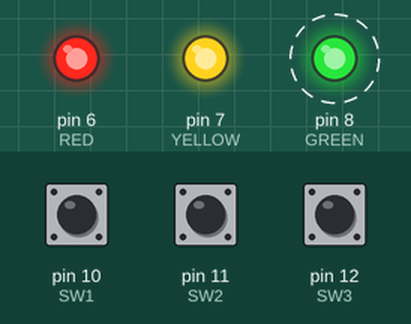
This sketch was run on a simulated Arduino Uno, built with avr-gcc and run on an emulated ATmega328P. Shown: output pins drawn as LEDs (lit = HIGH). Dashed ring = blinking. The test bench sets the inputs (shaded band); at power-on: pin 10 (SW1) HIGH, pin 12 (SW3) HIGH, pin 11 (SW2) HIGH.

Above: at 1.2 s.
1.3 s: pin 10 (SW1) pulled LOW for 1 s
At 3.0 s:
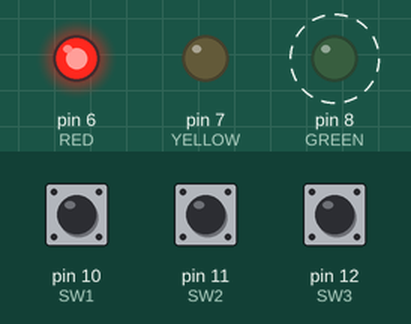
5.3 s: pin 12 (SW3) pulled LOW for 0.15 s
At 6.9 s:
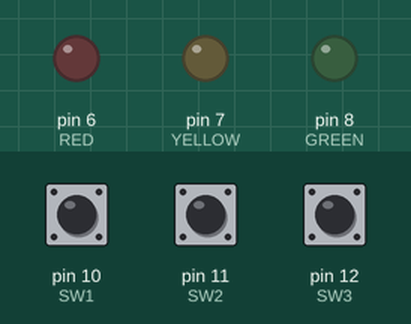
8.4 s: pin 12 (SW3) pulled LOW for 1 s
At 9.39 s:
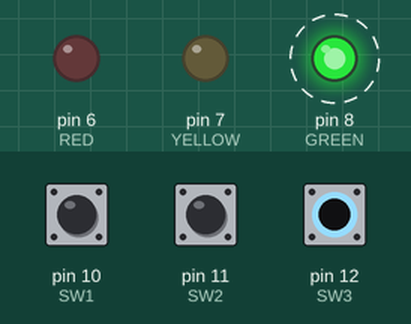
11.4 s: pin 10 (SW1) pulled LOW for 3.2 s
16.1 s: pin 10 (SW1) pulled LOW for 0.15 s
At 17.1 s:
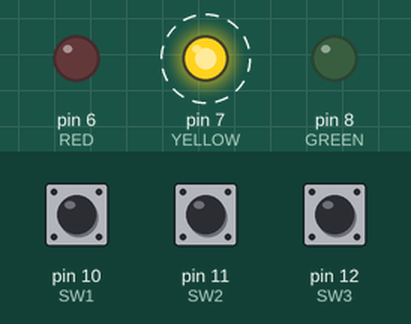
19.2 s: pin 11 (SW2) pulled LOW for 0.15 s
At 20.71 s:
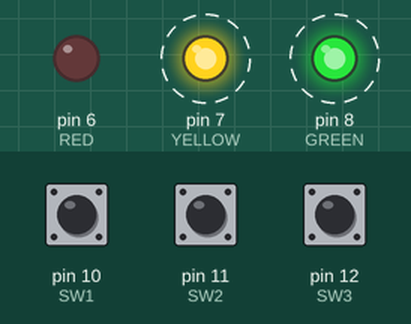
Timing chart, 0 to 23.2 s (numbered marks = the images above; inputs shaded):
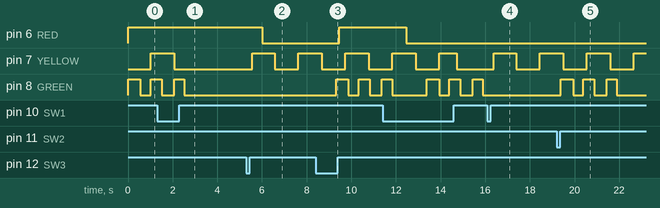

The sketch:

ITC_Assignment_08_code.ino
```cpp
#include <Arduino_FreeRTOS.h>
#include "queue.h"
#define RED 6
#define YELLOW 7
#define GREEN 8
#define SW1 10
#define SW2 11
#define SW3 12
QueueHandle_t ledQueue;

void setup()
{
  Serial.begin(9600);
  ledQueue = xQueueCreate(5,sizeof(int32_t));
  xTaskCreate(vSenderTask, "Sender Task", 128, NULL, 1,NULL);
  xTaskCreate(vReceiverTask1, "Receiver Task", 128,NULL, 1, NULL);
  xTaskCreate(vReceiverTask2, "Receiver Task", 128,NULL, 1, NULL);
  xTaskCreate(vReceiverTask3, "Receiver Task", 128,NULL, 1, NULL);
}

void vSenderTask(void *pvParameters)
{
  BaseType_t qStatus1, qStatus2, qStatus3;
  int32_t valueToSend1 = 0;
  int32_t valueToSend2 = 0;
  int32_t valueToSend3 = 0;
  pinMode(SW1,INPUT);
  pinMode(SW2,INPUT);
  pinMode(SW3,INPUT);
  while(1)
  {
    valueToSend1= digitalRead(SW1);
    valueToSend2= digitalRead(SW2);
    valueToSend3= digitalRead(SW3);
    qStatus1= xQueueSend(ledQueue,&valueToSend1,0);
    qStatus2= xQueueSend(ledQueue,&valueToSend2,0);
    qStatus3= xQueueSend(ledQueue,&valueToSend3,0);
    vTaskDelay(10);
  }
}

void vReceiverTask1(void *pvParameters)
{
  unsigned long debounce1 = 0;
  int b1state = 0;
  int32_t valueReceived1;
  BaseType_t qStatus1;
  const TickType_t xTicksToWait = pdMS_TO_TICKS(100);
  pinMode(RED, OUTPUT);
  while(1)
  {
    xQueueReceive(ledQueue,&valueReceived1,xTicksToWait);
    if(debounce1 <= millis()){
      debounce1 = millis();
      digitalWrite(RED,LOW);
    }
    if (valueReceived1 == 1 && b1state == 0) {
      debounce1 += 3000;
    }
    if (debounce1 > millis()) {
      digitalWrite(RED,HIGH);
    }
    b1state = valueReceived1;
    vTaskDelay(1);
  }
}

void vReceiverTask2(void *pvParameters)
{
  unsigned long debounce2 = 0;
  int b2state = 0;
  int state = LOW;
  int32_t valueReceived2;
  BaseType_t qStatus2;
  const TickType_t xTicksToWait= pdMS_TO_TICKS(100);
  pinMode(YELLOW, OUTPUT);
  while(1)
  {
    xQueueReceive(ledQueue,&valueReceived2,xTicksToWait);
    if(valueReceived2 == 1 && b2state == 0) state = !state;
    b2state = valueReceived2;
    if(state == LOW) digitalWrite(YELLOW,LOW);
    if(state == HIGH && millis() - debounce2 >= 1000) {
      digitalWrite(YELLOW, !digitalRead(YELLOW));
      debounce2 = millis();
      }
      vTaskDelay(1);
  }
}

void vReceiverTask3(void *pvParameters)
{
  unsigned long debounce3 = 0;
  int a = 0;
  int b3state = 0;
  int state = LOW;
  int32_t valueReceived3;
  BaseType_t qStatus3;
  const TickType_t xTicksToWait= pdMS_TO_TICKS(100);
  pinMode(GREEN, OUTPUT);
  while(1)
  {
    xQueueReceive(ledQueue,&valueReceived3,xTicksToWait);
    if(state == LOW && valueReceived3 == 1 && b3state == 0){
      state = HIGH;
      debounce3 = millis();
    }
    b3state = valueReceived3;
    if(state == HIGH){
      if(millis() - debounce3 >= a && a <= 2500){
        a += 500;
        digitalWrite(GREEN, !digitalRead(GREEN));
      }
      else if (a > 2500){
        state = LOW;
        a = 0;
      }
    }
    vTaskDelay(1);
  }
}

void loop(){}
```

Measured:
- after the input at 1.3 s, pin 6 (RED): stays HIGH (without the input it goes to LOW after 1.7 s); pin 7 (YELLOW): goes on until 2.1 s, then stays LOW
- after the input at 5.3 s, pin 7 (YELLOW): LOW → HIGH after 0.26 s, → LOW 1.0 s later, → HIGH 1.1 s later
- after the input at 8.4 s, pin 6 (RED): LOW → HIGH after 1.1 s; pin 8 (GREEN): alternates HIGH for 0.53 s and LOW for 0.50 s, starting after 0.92 s
- after the input at 16.1 s, pin 7 (YELLOW): LOW → HIGH after 0.28 s, → LOW 1.0 s later, → HIGH 1.1 s later
- after the input at 19.2 s, pin 8 (GREEN): alternates HIGH for 0.49 s and LOW for 0.50 s, 6 changes in all, then stays LOW, starting after 0.18 s
